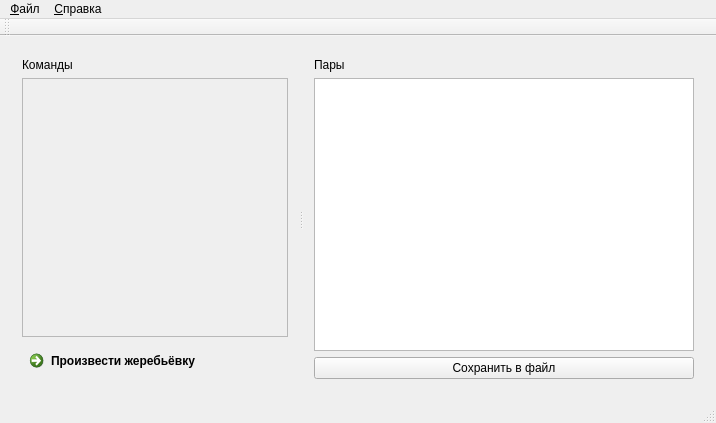
<?xml version="1.0" encoding="UTF-8"?>
<ui version="4.0">
 <class>MainWindow</class>
 <widget class="QMainWindow" name="MainWindow">
  <property name="geometry">
   <rect>
    <x>0</x>
    <y>0</y>
    <width>716</width>
    <height>423</height>
   </rect>
  </property>
  <property name="windowTitle">
   <string>Жеребьёвка команд для игры «Ворошиловский стрелок» 1.01</string>
  </property>
  <property name="windowIcon">
   <iconset resource="resources.qrc">
    <normaloff>:/images/images/icon.png</normaloff>:/images/images/icon.png</iconset>
  </property>
  <widget class="QWidget" name="centralWidget">
   <layout class="QVBoxLayout" name="verticalLayout_3">
    <item>
     <widget class="QSplitter" name="splitter">
      <property name="orientation">
       <enum>Qt::Horizontal</enum>
      </property>
      <widget class="QWidget" name="layoutWidget">
       <layout class="QVBoxLayout" name="verticalLayout">
        <item>
         <widget class="QLabel" name="label">
          <property name="text">
           <string>Команды</string>
          </property>
         </widget>
        </item>
        <item>
         <widget class="QScrollArea" name="scrollArea">
          <property name="sizePolicy">
           <sizepolicy hsizetype="Preferred" vsizetype="MinimumExpanding">
            <horstretch>0</horstretch>
            <verstretch>0</verstretch>
           </sizepolicy>
          </property>
          <property name="statusTip">
           <string>Список команд</string>
          </property>
          <property name="widgetResizable">
           <bool>true</bool>
          </property>
          <property name="alignment">
           <set>Qt::AlignLeading|Qt::AlignLeft|Qt::AlignTop</set>
          </property>
          <widget class="QWidget" name="list">
           <property name="geometry">
            <rect>
             <x>0</x>
             <y>0</y>
             <width>302</width>
             <height>301</height>
            </rect>
           </property>
           <layout class="QGridLayout" name="gridLayout_2"/>
          </widget>
         </widget>
        </item>
        <item>
         <widget class="QCommandLinkButton" name="do_this">
          <property name="statusTip">
           <string>Нажмите эту кнопку для того, чтобы произвести жеребьёвку</string>
          </property>
          <property name="text">
           <string>Произвести жеребьёвку</string>
          </property>
         </widget>
        </item>
       </layout>
      </widget>
      <widget class="QWidget" name="layoutWidget">
       <layout class="QVBoxLayout" name="verticalLayout_2">
        <item>
         <widget class="QLabel" name="label_2">
          <property name="text">
           <string>Пары</string>
          </property>
         </widget>
        </item>
        <item>
         <widget class="QPlainTextEdit" name="couples">
          <property name="font">
           <font>
            <pointsize>12</pointsize>
           </font>
          </property>
          <property name="statusTip">
           <string>Результат жеребьёвки</string>
          </property>
          <property name="readOnly">
           <bool>true</bool>
          </property>
         </widget>
        </item>
        <item>
         <widget class="QPushButton" name="saveCouplesToFileButton">
          <property name="sizePolicy">
           <sizepolicy hsizetype="Minimum" vsizetype="Fixed">
            <horstretch>0</horstretch>
            <verstretch>0</verstretch>
           </sizepolicy>
          </property>
          <property name="statusTip">
           <string>Нажмите эту кнопку, для того, чтобы сохранить результаты жеребьёвки в текстовый файл</string>
          </property>
          <property name="layoutDirection">
           <enum>Qt::LeftToRight</enum>
          </property>
          <property name="text">
           <string>Сохранить в файл</string>
          </property>
          <property name="autoDefault">
           <bool>false</bool>
          </property>
          <property name="default">
           <bool>false</bool>
          </property>
          <property name="flat">
           <bool>false</bool>
          </property>
         </widget>
        </item>
       </layout>
      </widget>
     </widget>
    </item>
   </layout>
  </widget>
  <widget class="QMenuBar" name="menuBar">
   <property name="geometry">
    <rect>
     <x>0</x>
     <y>0</y>
     <width>716</width>
     <height>21</height>
    </rect>
   </property>
   <widget class="QMenu" name="menu">
    <property name="title">
     <string>&amp;Файл</string>
    </property>
    <addaction name="exit"/>
   </widget>
   <widget class="QMenu" name="menu_2">
    <property name="title">
     <string>&amp;Справка</string>
    </property>
    <addaction name="hotkeys"/>
    <addaction name="separator"/>
    <addaction name="action"/>
   </widget>
   <addaction name="menu"/>
   <addaction name="menu_2"/>
  </widget>
  <widget class="QToolBar" name="mainToolBar">
   <attribute name="toolBarArea">
    <enum>TopToolBarArea</enum>
   </attribute>
   <attribute name="toolBarBreak">
    <bool>false</bool>
   </attribute>
  </widget>
  <widget class="QStatusBar" name="statusBar"/>
  <action name="exit">
   <property name="text">
    <string>&amp;Выход</string>
   </property>
   <property name="shortcut">
    <string>Ctrl+Q</string>
   </property>
  </action>
  <action name="action">
   <property name="text">
    <string>О &amp;программе</string>
   </property>
   <property name="toolTip">
    <string>about</string>
   </property>
  </action>
  <action name="hotkeys">
   <property name="text">
    <string>&amp;Горячие клавиши</string>
   </property>
   <property name="shortcut">
    <string>F1</string>
   </property>
  </action>
 </widget>
 <layoutdefault spacing="6" margin="11"/>
 <resources>
  <include location="resources.qrc"/>
 </resources>
 <connections>
  <connection>
   <sender>exit</sender>
   <signal>triggered()</signal>
   <receiver>MainWindow</receiver>
   <slot>close()</slot>
   <hints>
    <hint type="sourcelabel">
     <x>-1</x>
     <y>-1</y>
    </hint>
    <hint type="destinationlabel">
     <x>357</x>
     <y>211</y>
    </hint>
   </hints>
  </connection>
 </connections>
</ui>
